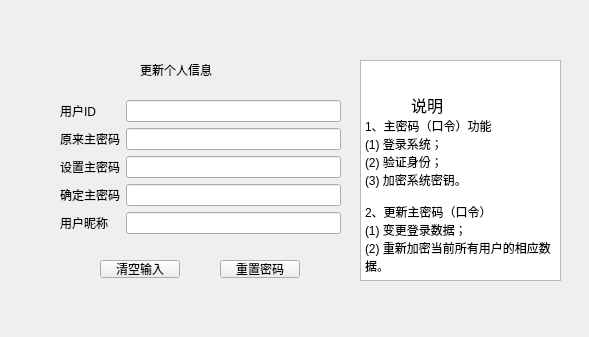
<?xml version="1.0" encoding="UTF-8"?>
<ui version="4.0">
    <class>PersonalMgrForm</class>
    <widget class="QWidget" name="PersonalMgrForm">
        <property name="geometry">
            <rect>
                <x>0</x>
                <y>0</y>
                <width>589</width>
                <height>337</height>
            </rect>
        </property>
        <property name="windowTitle">
            <string>Form</string>
        </property>
        <widget class="QWidget" name="formLayoutWidget">
            <property name="geometry">
                <rect>
                    <x>60</x>
                    <y>100</y>
                    <width>281</width>
                    <height>141</height>
                </rect>
            </property>
            <layout class="QFormLayout" name="formLayout">
                <item row="0" column="0">
                    <widget class="QLabel" name="label_2">
                        <property name="text">
                            <string>用户ID</string>
                        </property>
                    </widget>
                </item>
                <item row="0" column="1">
                    <widget class="QLineEdit" name="lineEdit_2"/>
                </item>
                <item row="1" column="0">
                    <widget class="QLabel" name="label_3">
                        <property name="text">
                            <string>原来主密码</string>
                        </property>
                    </widget>
                </item>
                <item row="1" column="1">
                    <widget class="QLineEdit" name="lineEdit_3"/>
                </item>
                <item row="2" column="0">
                    <widget class="QLabel" name="label_4">
                        <property name="text">
                            <string>设置主密码</string>
                        </property>
                    </widget>
                </item>
                <item row="2" column="1">
                    <widget class="QLineEdit" name="lineEdit_4"/>
                </item>
                <item row="3" column="0">
                    <widget class="QLabel" name="label_5">
                        <property name="text">
                            <string>确定主密码</string>
                        </property>
                    </widget>
                </item>
                <item row="3" column="1">
                    <widget class="QLineEdit" name="lineEdit_5"/>
                </item>
                <item row="4" column="0">
                    <widget class="QLabel" name="label">
                        <property name="text">
                            <string>用户昵称</string>
                        </property>
                    </widget>
                </item>
                <item row="4" column="1">
                    <widget class="QLineEdit" name="lineEdit"/>
                </item>
            </layout>
        </widget>
        <widget class="QPushButton" name="pushButton">
            <property name="geometry">
                <rect>
                    <x>100</x>
                    <y>260</y>
                    <width>80</width>
                    <height>18</height>
                </rect>
            </property>
            <property name="text">
                <string>清空输入</string>
            </property>
        </widget>
        <widget class="QPushButton" name="pushButton_2">
            <property name="geometry">
                <rect>
                    <x>220</x>
                    <y>260</y>
                    <width>80</width>
                    <height>18</height>
                </rect>
            </property>
            <property name="text">
                <string>重置密码</string>
            </property>
        </widget>
        <widget class="QTextEdit" name="textEdit">
            <property name="geometry">
                <rect>
                    <x>360</x>
                    <y>60</y>
                    <width>201</width>
                    <height>221</height>
                </rect>
            </property>
            <property name="html">
                <string>&lt;!DOCTYPE HTML PUBLIC &quot;-//W3C//DTD HTML 4.0//EN&quot; &quot;http://www.w3.org/TR/REC-html40/strict.dtd&quot;&gt;
                    &lt;html&gt;&lt;head&gt;&lt;meta name=&quot;qrichtext&quot; content=&quot;1&quot; /&gt;&lt;meta
                    charset=&quot;utf-8&quot; /&gt;&lt;style type=&quot;text/css&quot;&gt;
                    p, li { white-space: pre-wrap; }
                    hr { height: 1px; border-width: 0; }
                    li.unchecked::marker { content: &quot;\2610&quot;; }
                    li.checked::marker { content: &quot;\2612&quot;; }
                    &lt;/style&gt;&lt;/head&gt;&lt;body style=&quot; font-family:'Microsoft YaHei UI'; font-size:9pt;
                    font-weight:400; font-style:normal;&quot;&gt;
                    &lt;p align=&quot;center&quot; style=&quot; margin-top:0px; margin-bottom:0px; margin-left:0px;
                    margin-right:0px; -qt-block-indent:0; text-indent:0px;&quot;&gt;&lt;span style=&quot;
                    font-size:12pt;&quot;&gt;说明&lt;/span&gt;&lt;/p&gt;
                    &lt;p style=&quot; margin-top:0px; margin-bottom:0px; margin-left:0px; margin-right:0px;
                    -qt-block-indent:0; text-indent:0px;&quot;&gt;1、主密码（口令）功能&lt;/p&gt;
                    &lt;p style=&quot; margin-top:0px; margin-bottom:0px; margin-left:0px; margin-right:0px;
                    -qt-block-indent:0; text-indent:0px;&quot;&gt;(1) 登录系统；&lt;/p&gt;
                    &lt;p style=&quot; margin-top:0px; margin-bottom:0px; margin-left:0px; margin-right:0px;
                    -qt-block-indent:0; text-indent:0px;&quot;&gt;(2) 验证身份；&lt;/p&gt;
                    &lt;p style=&quot; margin-top:0px; margin-bottom:0px; margin-left:0px; margin-right:0px;
                    -qt-block-indent:0; text-indent:0px;&quot;&gt;(3) 加密系统密钥。&lt;/p&gt;
                    &lt;p style=&quot;-qt-paragraph-type:empty; margin-top:0px; margin-bottom:0px; margin-left:0px;
                    margin-right:0px; -qt-block-indent:0; text-indent:0px;&quot;&gt;&lt;br /&gt;&lt;/p&gt;
                    &lt;p style=&quot; margin-top:0px; margin-bottom:0px; margin-left:0px; margin-right:0px;
                    -qt-block-indent:0; text-indent:0px;&quot;&gt;2、更新主密码（口令）&lt;/p&gt;
                    &lt;p style=&quot; margin-top:0px; margin-bottom:0px; margin-left:0px; margin-right:0px;
                    -qt-block-indent:0; text-indent:0px;&quot;&gt;(1) 变更登录数据；&lt;/p&gt;
                    &lt;p style=&quot; margin-top:0px; margin-bottom:0px; margin-left:0px; margin-right:0px;
                    -qt-block-indent:0; text-indent:0px;&quot;&gt;(2) 重新加密当前所有用户的相应数据。&lt;/p&gt;&lt;/body&gt;&lt;/html&gt;
                </string>
            </property>
        </widget>
        <widget class="QLabel" name="label_6">
            <property name="geometry">
                <rect>
                    <x>140</x>
                    <y>60</y>
                    <width>111</width>
                    <height>20</height>
                </rect>
            </property>
            <property name="text">
                <string>更新个人信息</string>
            </property>
        </widget>
    </widget>
    <resources/>
    <connections/>
</ui>
